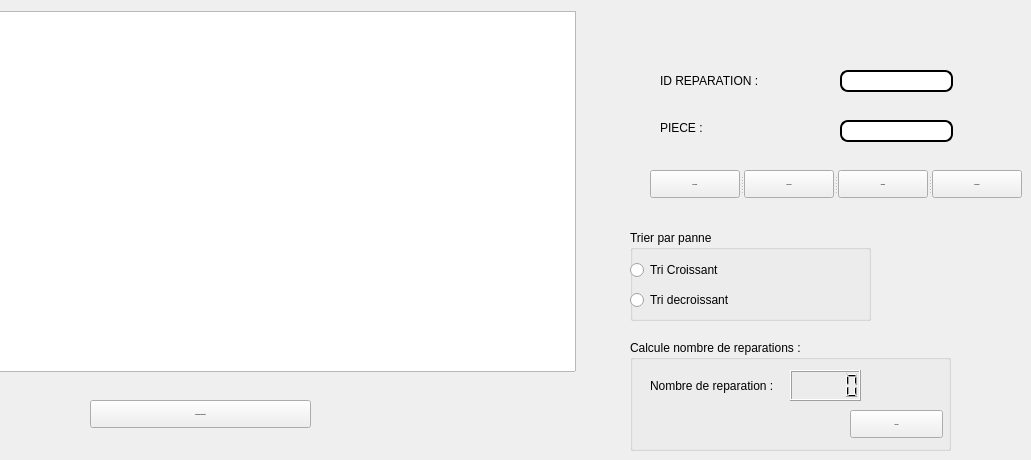
      <widget class="QWidget" name="tab_13">
       <attribute name="title">
        <string>Afficher une reparation</string>
       </attribute>
       <widget class="QTableView" name="tab_reparation">
        <property name="geometry">
         <rect>
          <x>-5</x>
          <y>11</y>
          <width>581</width>
          <height>361</height>
         </rect>
        </property>
       </widget>
       <widget class="QLineEdit" name="PIECE">
        <property name="geometry">
         <rect>
          <x>840</x>
          <y>120</y>
          <width>113</width>
          <height>22</height>
         </rect>
        </property>
        <property name="styleSheet">
         <string notr="true">QLineEdit {
padding: 1px;
border-style: solid;
border: 2px solid gray;
border-radius: 8px;
background-color: rgb(255, 255, 255);
border:2px solid #000;
}</string>
        </property>
       </widget>
       <widget class="QLabel" name="label_55">
        <property name="geometry">
         <rect>
          <x>660</x>
          <y>120</y>
          <width>81</width>
          <height>16</height>
         </rect>
        </property>
        <property name="text">
         <string>PIECE :</string>
        </property>
       </widget>
       <widget class="QLineEdit" name="ID_REPARATION">
        <property name="geometry">
         <rect>
          <x>840</x>
          <y>70</y>
          <width>113</width>
          <height>22</height>
         </rect>
        </property>
        <property name="styleSheet">
         <string notr="true">QLineEdit {
padding: 1px;
border-style: solid;
border: 2px solid gray;
border-radius: 8px;
background-color: rgb(255, 255, 255);
border:2px solid #000;
}</string>
        </property>
       </widget>
       <widget class="QLabel" name="label_56">
        <property name="geometry">
         <rect>
          <x>660</x>
          <y>70</y>
          <width>131</width>
          <height>21</height>
         </rect>
        </property>
        <property name="text">
         <string>ID REPARATION :</string>
        </property>
       </widget>
       <widget class="QGroupBox" name="groupBox_5">
        <property name="geometry">
         <rect>
          <x>630</x>
          <y>230</y>
          <width>241</width>
          <height>91</height>
         </rect>
        </property>
        <property name="title">
         <string>Trier par panne</string>
        </property>
        <widget class="QRadioButton" name="radioButton_croissant_2">
         <property name="geometry">
          <rect>
           <x>0</x>
           <y>30</y>
           <width>141</width>
           <height>20</height>
          </rect>
         </property>
         <property name="text">
          <string>Tri Croissant</string>
         </property>
        </widget>
        <widget class="QRadioButton" name="radioButton_dcroissant_2">
         <property name="geometry">
          <rect>
           <x>0</x>
           <y>60</y>
           <width>111</width>
           <height>20</height>
          </rect>
         </property>
         <property name="text">
          <string>Tri decroissant</string>
         </property>
        </widget>
       </widget>
       <widget class="QGroupBox" name="groupBox_6">
        <property name="geometry">
         <rect>
          <x>630</x>
          <y>340</y>
          <width>321</width>
          <height>111</height>
         </rect>
        </property>
        <property name="title">
         <string>Calcule nombre de reparations :</string>
        </property>
        <widget class="QLabel" name="label_57">
         <property name="geometry">
          <rect>
           <x>20</x>
           <y>30</y>
           <width>131</width>
           <height>31</height>
          </rect>
         </property>
         <property name="text">
          <string>Nombre de reparation :</string>
         </property>
        </widget>
        <widget class="QPushButton" name="calculerismael">
         <property name="geometry">
          <rect>
           <x>220</x>
           <y>70</y>
           <width>93</width>
           <height>28</height>
          </rect>
         </property>
         <property name="font">
          <font>
           <family>Source Code Pro</family>
           <pointsize>-1</pointsize>
           <weight>75</weight>
           <bold>true</bold>
          </font>
         </property>
         <property name="styleSheet">
          <string notr="true">QPushButton
{
    color: #b1b1b1;
    background-color: QLinearGradient( x1: 0, y1: 0, x2: 0, y2: 1, stop: 0 #565656, stop: 0.1 #525252, stop: 0.5 #4e4e4e, stop: 0.9 #4a4a4a, stop: 1 #464646);
    border-width: 1px;
    border-color: #1e1e1e;
    border-style: solid;
    border-radius: 6;
    padding: 3px;
    font-size: 12px;
    padding-left: 5px;
    padding-right: 5px;
}

QPushButton:pressed
{
    background-color: QLinearGradient( x1: 0, y1: 0, x2: 0, y2: 1, stop: 0 #2d2d2d, stop: 0.1 #2b2b2b, stop: 0.5 #292929, stop: 0.9 #282828, stop: 1 #252525);
}color: rgb(255, 255, 255);
background-color:  QLinearGradient(x1: 0, y1: 0, x2: 0, y2: 1, stop: 0#8D9AAE, stop: 1 #8D9AAE);
 border-radius: 10;</string>
         </property>
         <property name="text">
          <string>Calculer</string>
         </property>
        </widget>
        <widget class="QLCDNumber" name="res_calc">
         <property name="geometry">
          <rect>
           <x>160</x>
           <y>30</y>
           <width>71</width>
           <height>31</height>
          </rect>
         </property>
        </widget>
       </widget>
       <widget class="QSplitter" name="splitter_5">
        <property name="geometry">
         <rect>
          <x>650</x>
          <y>170</y>
          <width>372</width>
          <height>28</height>
         </rect>
        </property>
        <property name="orientation">
         <enum>Qt::Horizontal</enum>
        </property>
        <widget class="QPushButton" name="imprimerismael">
         <property name="font">
          <font>
           <family>Source Code Pro</family>
           <pointsize>-1</pointsize>
           <weight>75</weight>
           <bold>true</bold>
          </font>
         </property>
         <property name="styleSheet">
          <string notr="true">QPushButton
{
    color: #b1b1b1;
    background-color: QLinearGradient( x1: 0, y1: 0, x2: 0, y2: 1, stop: 0 #565656, stop: 0.1 #525252, stop: 0.5 #4e4e4e, stop: 0.9 #4a4a4a, stop: 1 #464646);
    border-width: 1px;
    border-color: #1e1e1e;
    border-style: solid;
    border-radius: 6;
    padding: 3px;
    font-size: 12px;
    padding-left: 5px;
    padding-right: 5px;
}

QPushButton:pressed
{
    background-color: QLinearGradient( x1: 0, y1: 0, x2: 0, y2: 1, stop: 0 #2d2d2d, stop: 0.1 #2b2b2b, stop: 0.5 #292929, stop: 0.9 #282828, stop: 1 #252525);
}color: rgb(255, 255, 255);
background-color:  QLinearGradient(x1: 0, y1: 0, x2: 0, y2: 1, stop: 0#8D9AAE, stop: 1 #8D9AAE);
 border-radius: 10;</string>
         </property>
         <property name="text">
          <string>imprimer</string>
         </property>
        </widget>
        <widget class="QPushButton" name="rechercherismael">
         <property name="font">
          <font>
           <family>Source Code Pro</family>
           <pointsize>-1</pointsize>
           <weight>75</weight>
           <bold>true</bold>
          </font>
         </property>
         <property name="styleSheet">
          <string notr="true">QPushButton
{
    color: #b1b1b1;
    background-color: QLinearGradient( x1: 0, y1: 0, x2: 0, y2: 1, stop: 0 #565656, stop: 0.1 #525252, stop: 0.5 #4e4e4e, stop: 0.9 #4a4a4a, stop: 1 #464646);
    border-width: 1px;
    border-color: #1e1e1e;
    border-style: solid;
    border-radius: 6;
    padding: 3px;
    font-size: 12px;
    padding-left: 5px;
    padding-right: 5px;
}

QPushButton:pressed
{
    background-color: QLinearGradient( x1: 0, y1: 0, x2: 0, y2: 1, stop: 0 #2d2d2d, stop: 0.1 #2b2b2b, stop: 0.5 #292929, stop: 0.9 #282828, stop: 1 #252525);
}color: rgb(255, 255, 255);
background-color:  QLinearGradient(x1: 0, y1: 0, x2: 0, y2: 1, stop: 0#8D9AAE, stop: 1 #8D9AAE);
 border-radius: 10;</string>
         </property>
         <property name="text">
          <string>rechercher</string>
         </property>
        </widget>
        <widget class="QPushButton" name="modifierismael">
         <property name="font">
          <font>
           <family>Source Code Pro</family>
           <pointsize>-1</pointsize>
           <weight>75</weight>
           <bold>true</bold>
          </font>
         </property>
         <property name="styleSheet">
          <string notr="true">QPushButton
{
    color: #b1b1b1;
    background-color: QLinearGradient( x1: 0, y1: 0, x2: 0, y2: 1, stop: 0 #565656, stop: 0.1 #525252, stop: 0.5 #4e4e4e, stop: 0.9 #4a4a4a, stop: 1 #464646);
    border-width: 1px;
    border-color: #1e1e1e;
    border-style: solid;
    border-radius: 6;
    padding: 3px;
    font-size: 12px;
    padding-left: 5px;
    padding-right: 5px;
}

QPushButton:pressed
{
    background-color: QLinearGradient( x1: 0, y1: 0, x2: 0, y2: 1, stop: 0 #2d2d2d, stop: 0.1 #2b2b2b, stop: 0.5 #292929, stop: 0.9 #282828, stop: 1 #252525);
}color: rgb(255, 255, 255);
background-color:  QLinearGradient(x1: 0, y1: 0, x2: 0, y2: 1, stop: 0#8D9AAE, stop: 1 #8D9AAE);
 border-radius: 10;</string>
         </property>
         <property name="text">
          <string>Modifier</string>
         </property>
        </widget>
        <widget class="QPushButton" name="supprimerismael">
         <property name="font">
          <font>
           <family>Source Code Pro</family>
           <pointsize>-1</pointsize>
           <weight>75</weight>
           <bold>true</bold>
          </font>
         </property>
         <property name="styleSheet">
          <string notr="true">QPushButton
{
    color: #b1b1b1;
    background-color: QLinearGradient( x1: 0, y1: 0, x2: 0, y2: 1, stop: 0 #565656, stop: 0.1 #525252, stop: 0.5 #4e4e4e, stop: 0.9 #4a4a4a, stop: 1 #464646);
    border-width: 1px;
    border-color: #1e1e1e;
    border-style: solid;
    border-radius: 6;
    padding: 3px;
    font-size: 12px;
    padding-left: 5px;
    padding-right: 5px;
}

QPushButton:pressed
{
    background-color: QLinearGradient( x1: 0, y1: 0, x2: 0, y2: 1, stop: 0 #2d2d2d, stop: 0.1 #2b2b2b, stop: 0.5 #292929, stop: 0.9 #282828, stop: 1 #252525);
}color: rgb(255, 255, 255);
background-color:  QLinearGradient(x1: 0, y1: 0, x2: 0, y2: 1, stop: 0#8D9AAE, stop: 1 #8D9AAE);
 border-radius: 10;</string>
         </property>
         <property name="text">
          <string>Supprimer</string>
         </property>
        </widget>
       </widget>
       <widget class="QSplitter" name="splitter_6">
        <property name="geometry">
         <rect>
          <x>90</x>
          <y>400</y>
          <width>221</width>
          <height>28</height>
         </rect>
        </property>
        <property name="orientation">
         <enum>Qt::Horizontal</enum>
        </property>
        <widget class="QPushButton" name="appliquerstatismael">
         <property name="font">
          <font>
           <family>Source Code Pro</family>
           <pointsize>-1</pointsize>
           <weight>75</weight>
           <bold>true</bold>
          </font>
         </property>
         <property name="styleSheet">
          <string notr="true">QPushButton
{
    color: #b1b1b1;
    background-color: QLinearGradient( x1: 0, y1: 0, x2: 0, y2: 1, stop: 0 #565656, stop: 0.1 #525252, stop: 0.5 #4e4e4e, stop: 0.9 #4a4a4a, stop: 1 #464646);
    border-width: 1px;
    border-color: #1e1e1e;
    border-style: solid;
    border-radius: 6;
    padding: 3px;
    font-size: 12px;
    padding-left: 5px;
    padding-right: 5px;
}

QPushButton:pressed
{
    background-color: QLinearGradient( x1: 0, y1: 0, x2: 0, y2: 1, stop: 0 #2d2d2d, stop: 0.1 #2b2b2b, stop: 0.5 #292929, stop: 0.9 #282828, stop: 1 #252525);
}color: rgb(255, 255, 255);
background-color:  QLinearGradient(x1: 0, y1: 0, x2: 0, y2: 1, stop: 0#8D9AAE, stop: 1 #8D9AAE);
 border-radius: 10;</string>
         </property>
         <property name="text">
          <string>Appliquer Statistique</string>
         </property>
        </widget>
       </widget>
      </widget>
